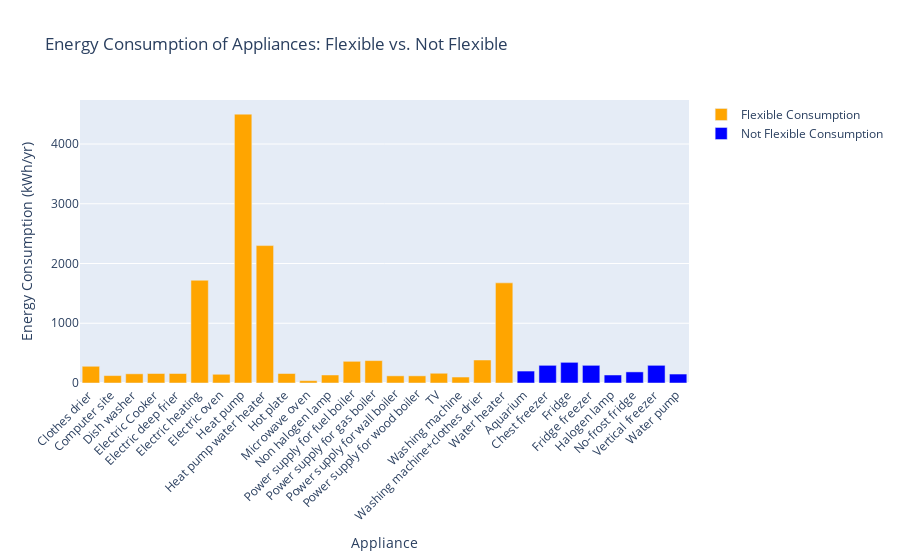

Here is the notebook cell this chart was saved with:
### Code cell
import pandas as pd
import plotly.graph_objects as go

# Define the file path
file_path = r'D:\Grenoble_university\6_month_internship\working space\data\column_titles_with add info.xlsx'

# Read the Excel file without specifying columns to inspect the column names
df_full = pd.read_excel(file_path)

# Trim extra spaces from the column names
df_full.columns = df_full.columns.str.strip()

# Define the corrected column names
required_columns = ['Appliance', 'Flexibility', 'tipical power', 'typical annual energy [kwh/yr]']

# Select the required columns
df = df_full[required_columns]

# Calculate total and flexible energy consumption for each appliance
df_grouped = df.groupby(['Appliance', 'Flexibility']).agg({
    'tipical power': 'sum',
    'typical annual energy [kwh/yr]': 'sum'
}).reset_index()

# Separate the data into flexible and not flexible
flexible_df = df_grouped[df_grouped['Flexibility'] == 'flexible']
not_flexible_df = df_grouped[df_grouped['Flexibility'] == 'not_flexible']

# Create a figure
fig = go.Figure()

# Add bars for flexible consumption
fig.add_trace(go.Bar(
    x=flexible_df['Appliance'],
    y=flexible_df['typical annual energy [kwh/yr]'],
    name='Flexible Consumption',
    marker_color='orange'
))

# Add bars for not flexible consumption
fig.add_trace(go.Bar(
    x=not_flexible_df['Appliance'],
    y=not_flexible_df['typical annual energy [kwh/yr]'],
    name='Not Flexible Consumption',
    marker_color='blue'
))

# Update layout
fig.update_layout(
    title='Energy Consumption of Appliances: Flexible vs. Not Flexible',
    xaxis_title='Appliance',
    yaxis_title='Energy Consumption (kWh/yr)',
    barmode='group',
    xaxis_tickangle=-45
)

# Show the figure
fig.show()

### Figure 1 — Plotly figure (JSON) as saved in the notebook; plotly's stock layout.template omitted (floating-point values rounded to 4 significant figures)
{"data": [{"marker": {"color": "orange"}, "name": "Flexible Consumption", "type": "bar", "x": ["Clothes drier ", "Computer site ", "Dish washer ", "Electric Cooker ", "Electric deep frier ", "Electric heating ", "Electric oven ", "Heat pump ", "Heat pump water heater ", "Hot plate ", "Microwave oven ", "Non halogen lamp ", "Power supply for fuel boiler", "Power supply for gas boiler", "Power supply for wall boiler", "Power supply for wood boiler", "TV ", "Washing machine ", "Washing machine+clothes drier ", "Water heater "], "y": [280, 124, 154, 159, 159, 1720, 146, 4500, 2300, 159, 39, 134, 363, 375, 120, 120, 163, 100, 385, 1676]}, {"marker": {"color": "blue"}, "name": "Not Flexible Consumption", "type": "bar", "x": ["Aquarium ", "Chest freezer ", "Fridge ", "Fridge freezer ", "Halogen lamp ", "No-frost fridge ", "Vertical freezer ", "Water pump "], "y": [200, 296, 346, 296, 134, 186, 296, 150]}], "layout": {"barmode": "group", "title": {"text": "Energy Consumption of Appliances: Flexible vs. Not Flexible"}, "xaxis": {"tickangle": -45, "title": {"text": "Appliance"}}, "yaxis": {"title": {"text": "Energy Consumption (kWh/yr)"}}}}
